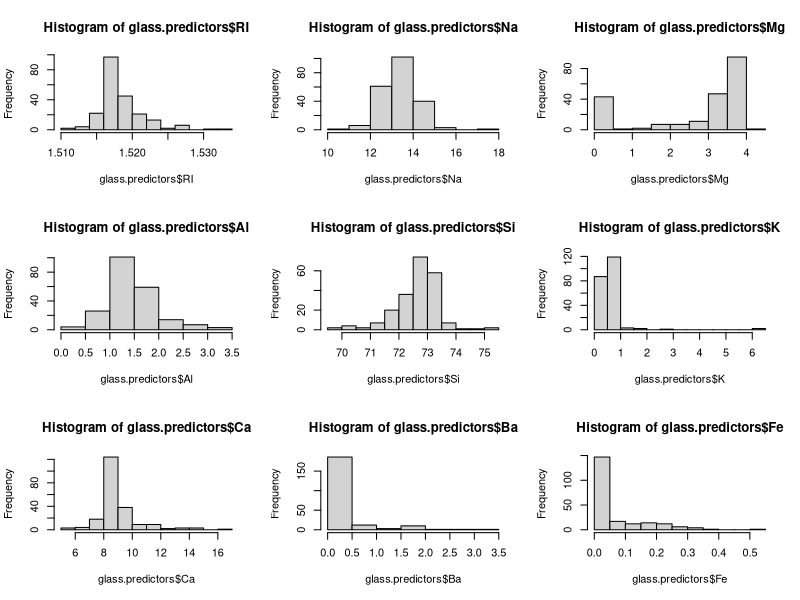
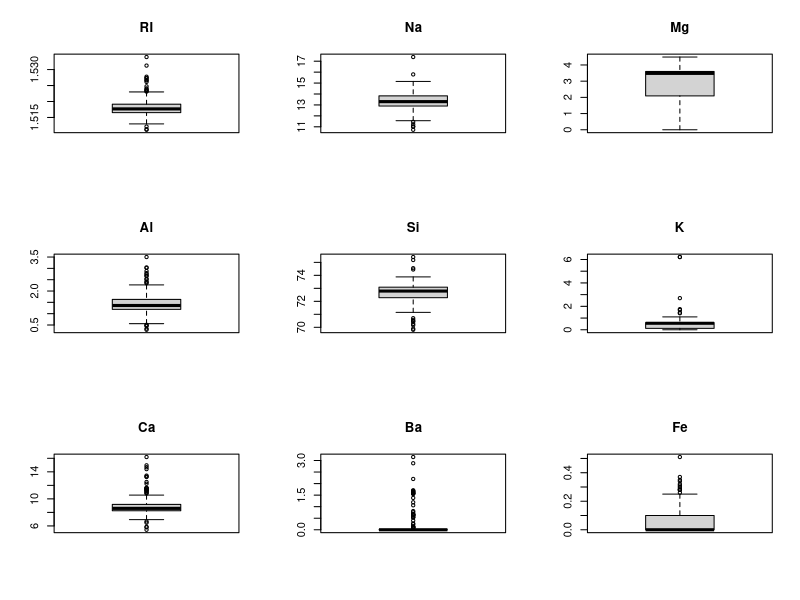
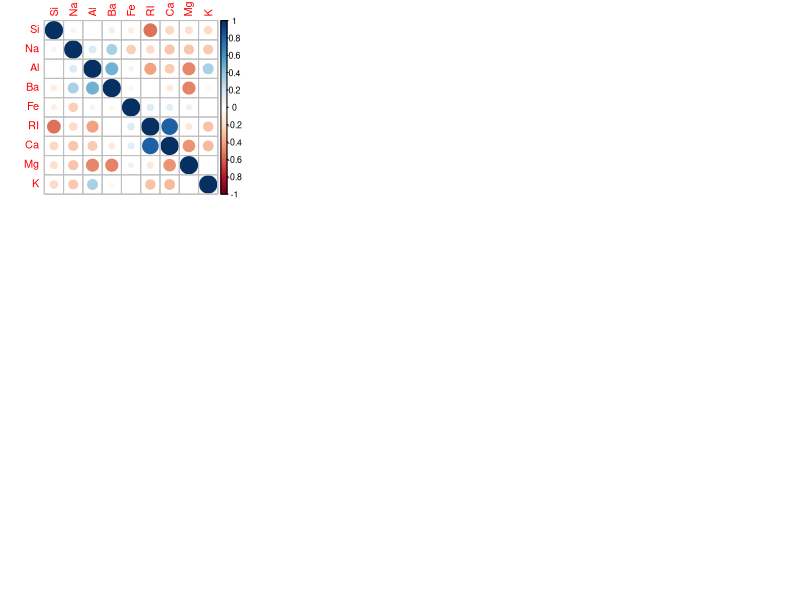
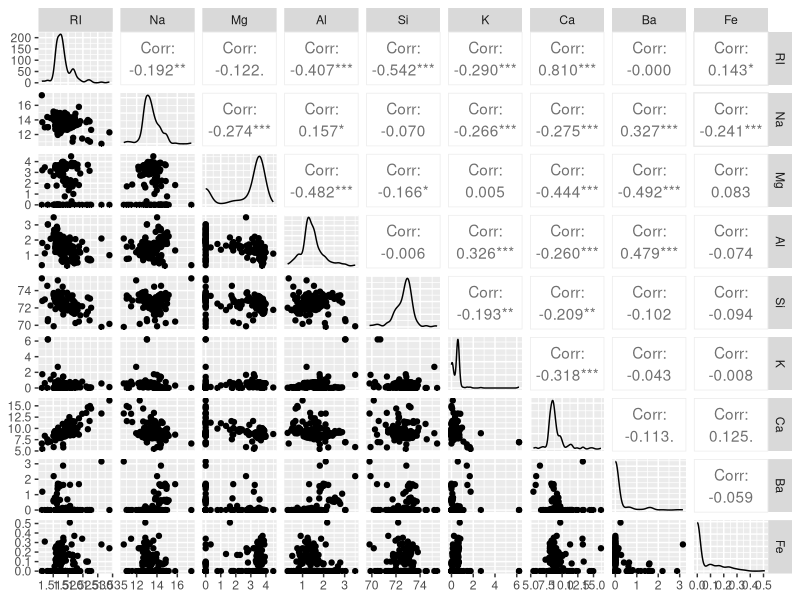
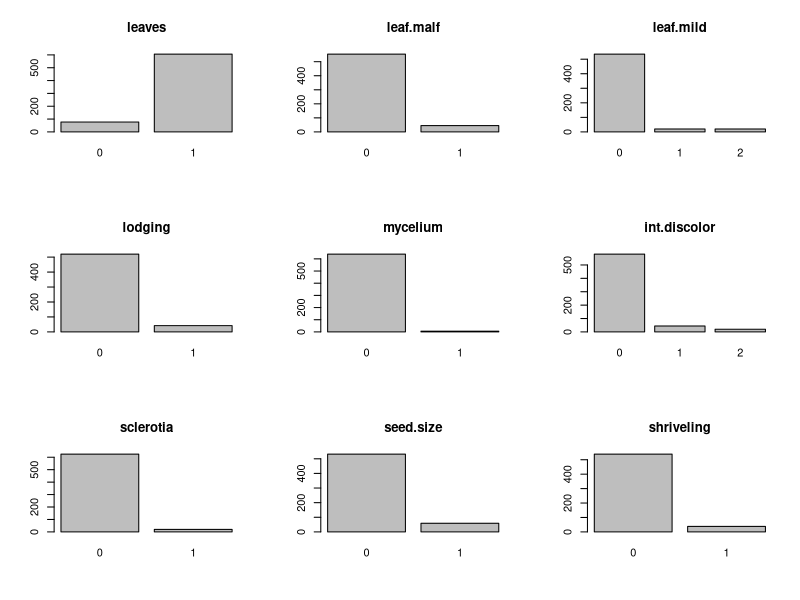
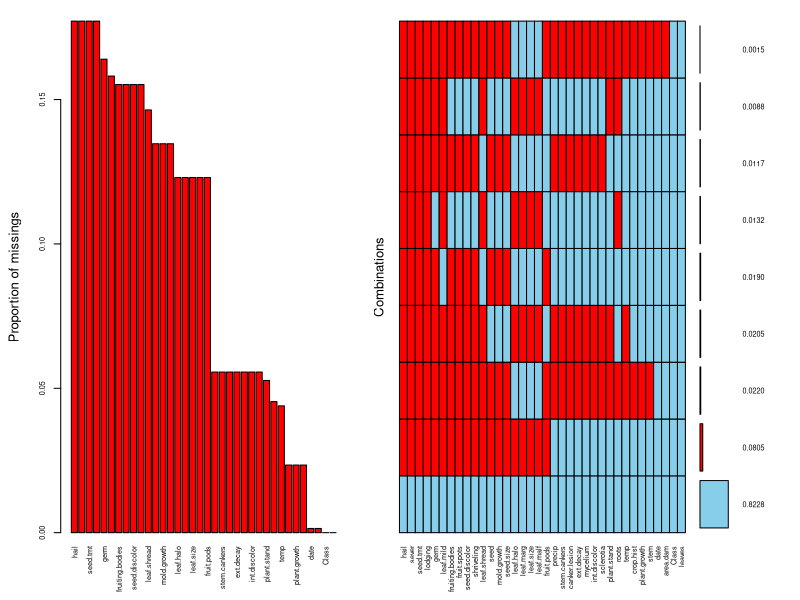
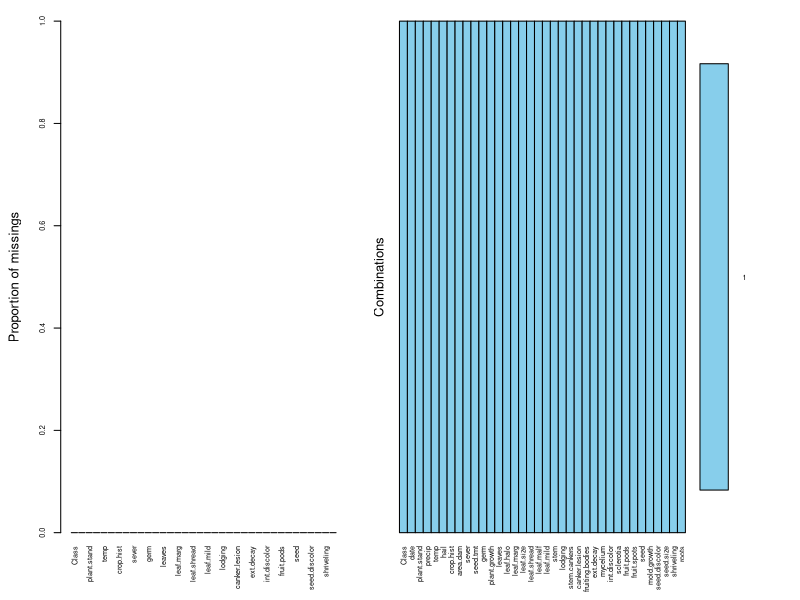

The R source for these figures, in order:
## ---- chunk 1
knitr::opts_chunk$set(echo = TRUE)
## ---- chunk 2
library(caret)
library(tidyverse)
library(e1071)
library(knitr)
library(GGally)
library(VIM)
## ---- chunk 3
library(mlbench)
data(Glass)
str(Glass)
## ---- chunk 4
head(Glass)
## ---- chunk 5
glass.predictors <- Glass[,-10]
## ---- chunk 6
library(e1071)
skewValues <- apply(glass.predictors, 2, skewness)
skewValues
## ---- chunk 7
par(mfrow = c(3,3))
hist(x = glass.predictors$RI)
hist(x = glass.predictors$Na)
hist(x = glass.predictors$Mg)
hist(x = glass.predictors$Al)
hist(x = glass.predictors$Si)
hist(x = glass.predictors$K)
hist(x = glass.predictors$Ca)
hist(x = glass.predictors$Ba)
hist(x = glass.predictors$Fe)
## ---- chunk 8
par(mfrow = c(3,3))
boxplot(x = glass.predictors$RI, main = "RI")
boxplot(x = glass.predictors$Na, main = "Na")
boxplot(x = glass.predictors$Mg, main = "Mg")
boxplot(x = glass.predictors$Al, main = "Al")
boxplot(x = glass.predictors$Si, main = "Si")
boxplot(x = glass.predictors$K, main = "K")
boxplot(x = glass.predictors$Ca, main = "Ca")
boxplot(x = glass.predictors$Ba, main = "Ba")
boxplot(x = glass.predictors$Fe, main = "Fe")
## ---- chunk 9
summary(glass.predictors)
## ---- chunk 10
correlations <- cor(glass.predictors)
correlations
## ---- chunk 11
library(corrplot)
corrplot(correlations, order = "hclust")
## ---- chunk 12
GGally::ggpairs(as.data.frame(glass.predictors))
## ---- chunk 13
library(car)
summary(powerTransform(Glass[,1:9], family="yjPower"))$result[,1:2]
## ---- chunk 14
library(mlbench)
data(Soybean)
## See ?Soybean for details
str(Soybean)
## ---- chunk 15
head(Soybean)
## ---- chunk 16
nearZeroVar(Soybean,saveMetric=TRUE)
## ---- chunk 17
summary(Soybean)
## ---- chunk 18
imbalance.leaf.mild = 535/20
imbalance.leaf.mild
## ---- chunk 19
imbalance.mycelium = 639/6
imbalance.mycelium
## ---- chunk 20
imbalance.sclerotia = 625/20
imbalance.sclerotia
## ---- chunk 21
par(mfrow = c(3,3))
plot(x = Soybean$leaves) + title(main = 'leaves')
plot(x = Soybean$leaf.malf) + title(main = 'leaf.malf')
plot(x = Soybean$leaf.mild) + title(main = 'leaf.mild')
plot(x = Soybean$lodging) + title(main = 'lodging')
plot(x = Soybean$mycelium) + title(main = 'mycelium')
plot(x = Soybean$int.discolor)+ title(main = 'int.discolor')
plot(x = Soybean$sclerotia) + title(main = 'sclerotia')
plot(x = Soybean$seed.size) + title(main = 'seed.size')
plot(x = Soybean$shriveling) + title(main = 'shriveling')
## ---- chunk 22
colSums(is.na(Soybean))
## ---- chunk 23
aggr(Soybean, prop = c(TRUE, TRUE), bars=TRUE, numbers=TRUE, sortVars=TRUE)
## ---- chunk 24
Soybean %>%
  mutate(Total = n()) %>% 
  filter(!complete.cases(.)) %>%
  group_by(Class) %>%
  mutate(Missing = n(), Proportion=Missing/Total) %>%
  select(Class, Missing, Proportion) %>%
  unique()
## ---- chunk 25
library(mice)
MICE <- mice(Soybean, method="pmm", printFlag=FALSE, seed=6)
aggr(complete(MICE), prop = c(TRUE, TRUE), bars=TRUE, numbers=TRUE, sortVars=TRUE)
